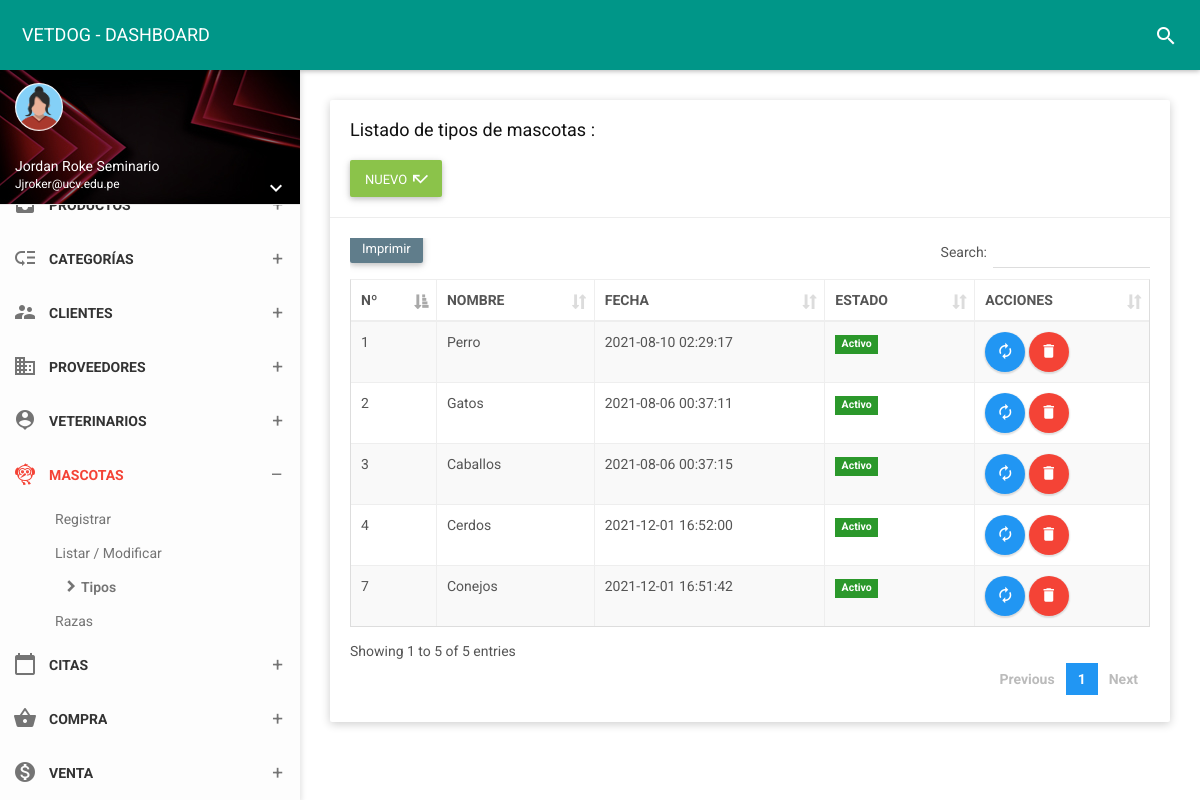
The app's page /folder/tipo.php (signed in) with its own data.
### tables this page shows
CREATE TABLE `pet_type` (
  `id_tiM` int(11) NOT NULL,
  `noTiM` varchar(35) NOT NULL,
  `estado` char(1) NOT NULL,
  `fere` timestamp NOT NULL DEFAULT current_timestamp() ON UPDATE current_timestamp()
);

### controlador/pet_typecontrolador.php (called while the page is built, shortened)
<?php
require_once '../modelo/modelopet_type.php';
class pet_typecontrolador{
    function mostrar(){
        $pet_type=new Modelo();
        $dato=$pet_type->mostrar("pet_type", "1");
        require_once '../vista/tipo/mostrar.php';
    }
    }

### modelo/modelopet_type.php (called while the page is built, shortened)
<?php
class Modelo{
  private $pet_type;
  private $db;
  public function __construct(){
      $this->pet_type=array();
      $this->db=new PDO('mysql:host=localhost;dbname=vetdog',"root","");
  }
  public function mostrar($tabla,$condicion){
      $consulta="SELECT * FROM pet_type";
      $resultado=$this->db->query($consulta);
      while ($tabla=$resultado->fetchAll(PDO::FETCH_ASSOC)) {
          $this->pet_type[]=$tabla;
      }
      return $this->pet_type;
    }
}
 ?>

### vista/tipo/mostrar.php (the view, shortened to what this page needs)
<!DOCTYPE html>
<html>
<head>
    <link href="../assets/plugins/bootstrap/css/bootstrap.css" rel="stylesheet">
    <link href="../assets/plugins/node-waves/waves.css" rel="stylesheet" />
    <link href="../assets/plugins/animate-css/animate.css" rel="stylesheet" />
    <link href="../assets/plugins/jquery-datatable/skin/bootstrap/css/dataTables.bootstrap.css" rel="stylesheet">
    <link href="../css/style.css" rel="stylesheet">
    <link href="../assets/css/themes/all-themes.css" rel="stylesheet" />
</head>
<body class="theme-red">
    <nav class="navbar">
        <div class="container-fluid">
            <div class="navbar-header">
                <a class="navbar-brand" href="../vista/panel-admin/administrador"> VETDOG - DASHBOARD </a>
            </div>
            <div class="collapse navbar-collapse" id="navbar-collapse">
                <ul class="nav navbar-nav navbar-right">
                    <li><a href="javascript:void(0);" class="js-search" data-close="true"><i class="material-icons">search</i></a></li>
                </ul>
            </div>
        </div>
    </nav>
    <section>
        <aside id="leftsidebar" class="sidebar">
            <div class="user-info">
                <div class="image">
                    <img src="../assets/img/mujerico.png" width="48" height="48" alt="User" />
                </div>
                <div class="info-container">
                    <div class="name" data-toggle="dropdown" aria-haspopup="true" aria-expanded="false"><?php echo ucfirst($_SESSION['nombre']); ?></div>
                    <div class="email"><?php echo ucfirst($_SESSION['correo']); ?></div>
                    <div class="btn-group user-helper-dropdown">
                        <i class="material-icons" data-toggle="dropdown" aria-haspopup="true" aria-expanded="true">keyboard_arrow_down</i>
                    </div>
                </div>
            </div>
            <div class="menu">
                <ul class="list">
                    <li>
                        <a href="javascript:void(0);" class="menu-toggle">
                            <i class="material-icons">inbox</i>
                            <span>PRODUCTOS</span>
                        </a>
                    </li>
                    <li>
                        <a href="javascript:void(0);" class="menu-toggle">
                            <i class="material-icons">low_priority</i>
                            <span>CATEGORÍAS</span>
                        </a>
                    </li>
                    <li>
                        <a href="javascript:void(0);" class="menu-toggle">
                            <i class="material-icons">supervisor_account</i>
                            <span>CLIENTES</span>
                        </a>
                    </li>
                    <li>
                        <a href="javascript:void(0);" class="menu-toggle">
                            <i class="material-icons">business</i>
                            <span>PROVEEDORES</span>
                        </a>
                    </li>
                    <li>
                        <a href="javascript:void(0);" class="menu-toggle">
                            <i class="material-icons">person_pin</i>
                            <span>VETERINARIOS</span>
                        </a>
                    </li>
                    <li class="active">
                        <a href="javascript:void(0);" class="menu-toggle">
                            <i class="material-icons">flutter_dash</i>
                            <span>MASCOTAS</span>
                        </a>
                        <ul class="ml-menu">
                            <li>
                                <a href="../vista/mascotas/nuevo">Registrar</a>
                            </li>
                            <li>
                                <a href="mascotas">Listar / Modificar</a>
                            </li>
                            <li class="active">
                                <a href="tipo">Tipos</a>
                            </li>
                            <li>
                                <a href="raza">Razas</a>
                            </li>
                        </ul>
</li>
                    <li>
                        <a href="javascript:void(0);" class="menu-toggle">
                            <i class="material-icons">calendar_today</i>
                            <span>CITAS</span>
                        </a>
    </li>
    <li>
                        <a href="javascript:void(0);" class="menu-toggle">
                            <i class="material-icons">shopping_basket</i>
                            <span>COMPRA</span>
                        </a>
    </li>
<li>
                        <a href="javascript:void(0);" class="menu-toggle">
                            <i class="material-icons">monetization_on</i>
                            <span>VENTA</span>
                        </a>
    </li>
    </section>
    <section class="content">
        <div class="container-fluid">
            <div class="row clearfix">
                <div class="col-lg-12 col-md-12 col-sm-12 col-xs-12">
                    <div class="card">
                        <div class="header">
                            <h2>
                                Listado de tipos de mascotas :
                            </h2><br>
                            <a type="button" href="../vista/tipo/nuevo" class="btn bg-light-green waves-effect">
                                <span>NUEVO</span>
                                <i class="material-icons">call_missed</i>
                            </a>
                        </div>
                        <div class="body">
                            <div class="table-responsive">
                                <table class="table table-bordered table-striped table-hover dataTable js-exportable">
                                    <thead>
                                        <tr>
                                        <th>Nº</th>
                                        <th>NOMBRE</th>
                                        <th>FECHA</th>
                                        <th>ESTADO</th>
                                        <th>ACCIONES</th>
                                    </tr>
                                    </thead>
                                    <tbody>
                                       <?php
                          foreach ($dato as $key => $value){
                              foreach ($value as $va) { ?>
                                        <tr>
            <td><?php echo $va['id_tiM'];?></td>
            <td><?php echo $va['noTiM'];?></td>
            <td><?php echo $va['fere'];?></td>
<td><?php
                if($va['estado']==1)  { ?>
                <form  method="get" action="javascript:activo('<?php echo $va['id_tiM']; ?>')">
                    <span class="label label-success">Activo</span>
                </form>
                <?php  }   else {?>
                    <form  method="get" action="javascript:inactivo('<?php echo $va['id_tiM']; ?>')">
                        <button type="submit" class="btn btn-danger btn-xs">Inactivo</button>
                     </form>
                        <?php  } ?></td>
<td><a type="button" href="../vista/tipo/edit?id=<?php echo $va["id_tiM"]; ?>"  class="btn bg-blue btn-circle waves-effect waves-circle waves-float">
                    <i class="material-icons">autorenew</i>
                </a>
                <a type="button" href="../vista/tipo/borrar?id=<?php echo $va["id_tiM"]; ?>"  class="btn bg-red btn-circle waves-effect waves-circle waves-float">
                    <i class="material-icons">delete</i>
                </a>
                                        </tr>
                            <?php
                              }
                              }
                              ?>
                                    </tbody>
                                </table>
                            </div>
                        </div>
                    </div>
                </div>
            </div>
        </div>
    </section>
</body>
</html>

### assets/css/themes/all-themes.css (style rules this page uses)
.theme-red .navbar-brand { color: #fff; }
.theme-red .nav > li > a { color: #fff; }
.theme-red .sidebar .menu .list li.active { background-color: transparent; }
.theme-red .sidebar .menu .list li.active > :first-child i, .theme-red .sidebar .menu .list li.active > :first-child span { color: #F44336; }
.theme-red .sidebar .menu .list .toggled { background-color: transparent; }
.theme-red .sidebar .menu .list .ml-menu { background-color: transparent; }

### records on screen
pet_type: id_tiM "1", noTiM "Perro", fere "2021-08-10 02:29:17"
pet_type: id_tiM "2", noTiM "Gatos", fere "2021-08-06 00:37:11"
pet_type: id_tiM "3", noTiM "Caballos", fere "2021-08-06 00:37:15"
pet_type: id_tiM "4", noTiM "Cerdos", fere "2021-12-01 16:52:00"
pet_type: id_tiM "7", noTiM "Conejos", fere "2021-12-01 16:51:42"

### other values on screen
$_SESSION['nombre'] "Jordan Roke Seminario"
$_SESSION['correo'] "Jjroker@ucv.edu.pe"
